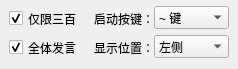
    <widget class="QWidget" name="page">
     <widget class="QComboBox" name="hand_left">
      <property name="geometry">
       <rect>
        <x>154</x>
        <y>35</y>
        <width>75</width>
        <height>23</height>
       </rect>
      </property>
      <property name="toolTip">
       <string>面板显示的位置</string>
      </property>
      <property name="currentIndex">
       <number>1</number>
      </property>
      <item>
       <property name="text">
        <string>右侧</string>
       </property>
      </item>
      <item>
       <property name="text">
        <string>左侧</string>
       </property>
      </item>
     </widget>
     <widget class="QLabel" name="hand_key_label">
      <property name="geometry">
       <rect>
        <x>94</x>
        <y>6</y>
        <width>60</width>
        <height>25</height>
       </rect>
      </property>
      <property name="minimumSize">
       <size>
        <width>60</width>
        <height>0</height>
       </size>
      </property>
      <property name="maximumSize">
       <size>
        <width>60</width>
        <height>16777215</height>
       </size>
      </property>
      <property name="text">
       <string>启动按键：</string>
      </property>
     </widget>
     <widget class="QCheckBox" name="hand_public">
      <property name="geometry">
       <rect>
        <x>9</x>
        <y>35</y>
        <width>71</width>
        <height>25</height>
       </rect>
      </property>
      <property name="toolTip">
       <string>将消息发送到公共频道</string>
      </property>
      <property name="text">
       <string>全体发言</string>
      </property>
      <property name="checked">
       <bool>true</bool>
      </property>
     </widget>
     <widget class="QCheckBox" name="hand_only300">
      <property name="geometry">
       <rect>
        <x>9</x>
        <y>6</y>
        <width>71</width>
        <height>25</height>
       </rect>
      </property>
      <property name="toolTip">
       <string>仅在300英雄中启用</string>
      </property>
      <property name="text">
       <string>仅限三百</string>
      </property>
      <property name="checked">
       <bool>true</bool>
      </property>
     </widget>
     <widget class="QComboBox" name="hand_key">
      <property name="geometry">
       <rect>
        <x>154</x>
        <y>6</y>
        <width>75</width>
        <height>23</height>
       </rect>
      </property>
      <property name="toolTip">
       <string>呼出面板时所使用的热键</string>
      </property>
      <property name="currentIndex">
       <number>6</number>
      </property>
      <item>
       <property name="text">
        <string>; 键</string>
       </property>
      </item>
      <item>
       <property name="text">
        <string>+ 键</string>
       </property>
      </item>
      <item>
       <property name="text">
        <string>, 键</string>
       </property>
      </item>
      <item>
       <property name="text">
        <string>- 键</string>
       </property>
      </item>
      <item>
       <property name="text">
        <string>. 键</string>
       </property>
      </item>
      <item>
       <property name="text">
        <string>/ 键</string>
       </property>
      </item>
      <item>
       <property name="text">
        <string>~ 键</string>
       </property>
      </item>
      <item>
       <property name="text">
        <string>[ 键</string>
       </property>
      </item>
      <item>
       <property name="text">
        <string>\ 键</string>
       </property>
      </item>
      <item>
       <property name="text">
        <string>] 键</string>
       </property>
      </item>
      <item>
       <property name="text">
        <string>' 键</string>
       </property>
      </item>
     </widget>
     <widget class="QLabel" name="hand_left_label">
      <property name="geometry">
       <rect>
        <x>94</x>
        <y>35</y>
        <width>60</width>
        <height>25</height>
       </rect>
      </property>
      <property name="minimumSize">
       <size>
        <width>60</width>
        <height>0</height>
       </size>
      </property>
      <property name="maximumSize">
       <size>
        <width>60</width>
        <height>16777215</height>
       </size>
      </property>
      <property name="text">
       <string>显示位置：</string>
      </property>
     </widget>
    </widget>
